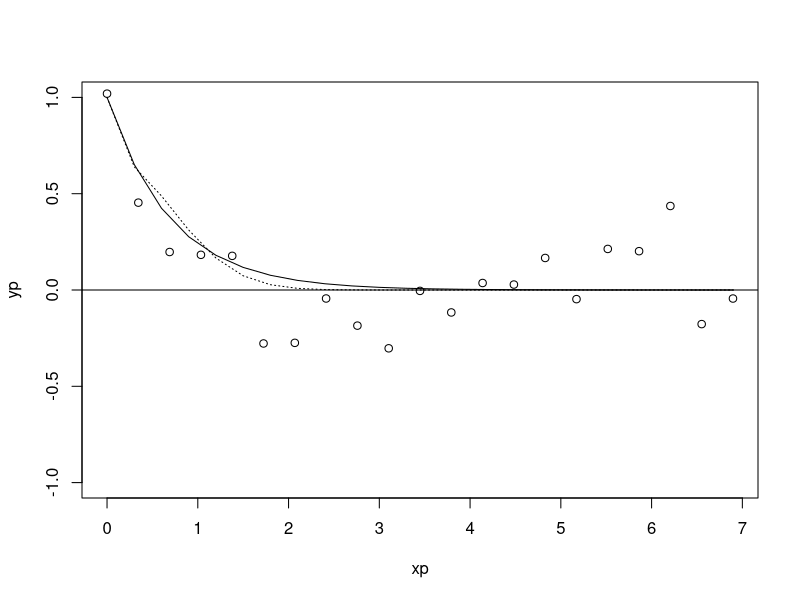
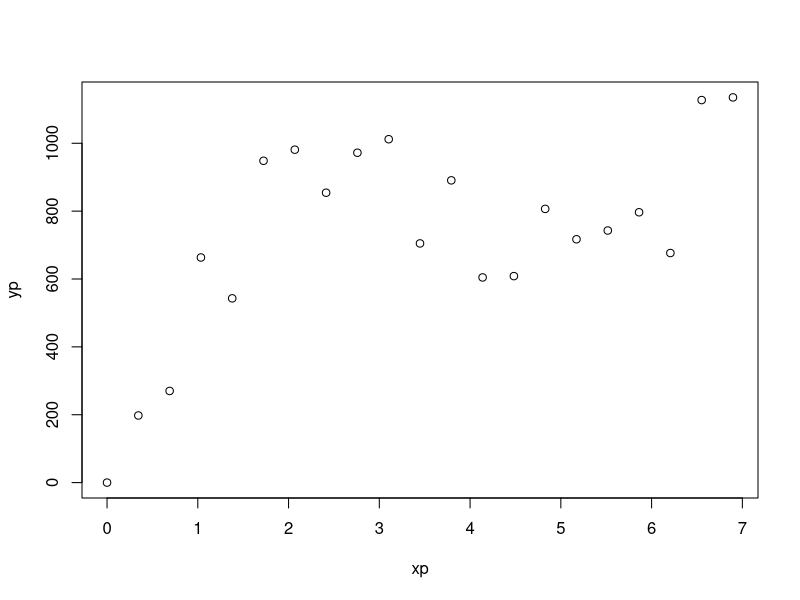
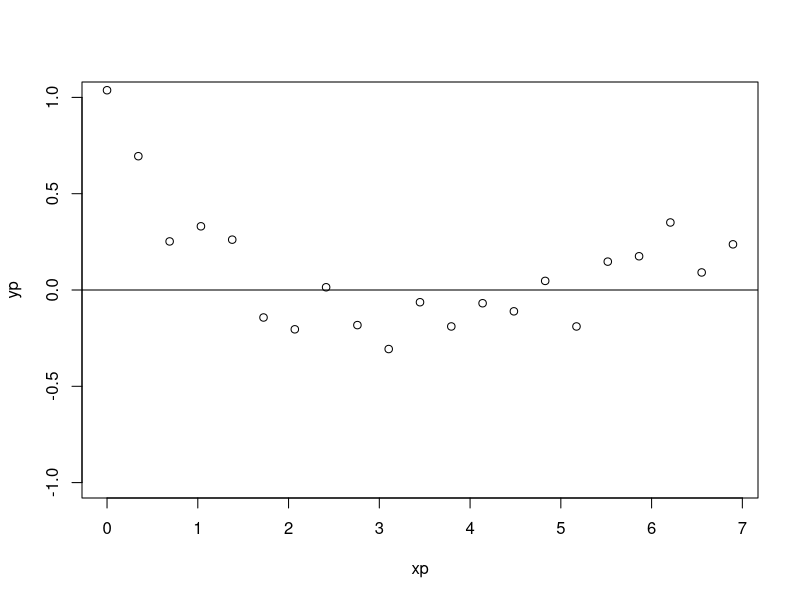
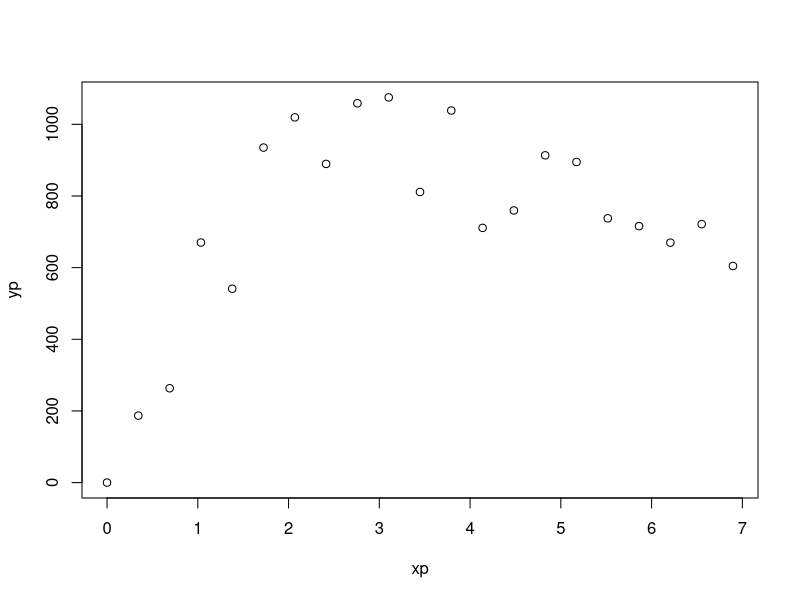
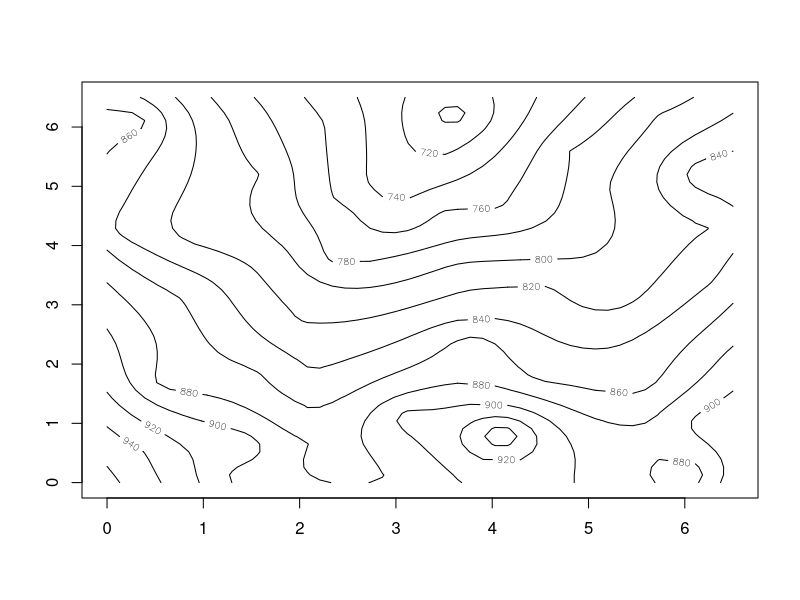

The R source for these figures, in order:
## kriging with spatial package
library(spatial)
library(MASS)
data(topo)
topo.ls <- surf.ls(2, topo)
correlogram(topo.ls, 25) #let's change "nint" arg.

d <- seq(0, 7, 0.3)
lines(d, expcov(d, 0.7))
lines(d, gaucov(d, 1.0, 0.3), lty = 3)

variogram(topo.ls, 25)

### Kriging
## generalised least squares with covariance model
topo.kr <- surf.gls(2, expcov, topo, d=0.7)
correlogram(topo.kr,25)
variogram(topo.kr,25)

prsurf <- prmat(topo.kr, 0, 6.5, 0, 6.5, 50)
contour(prsurf)
